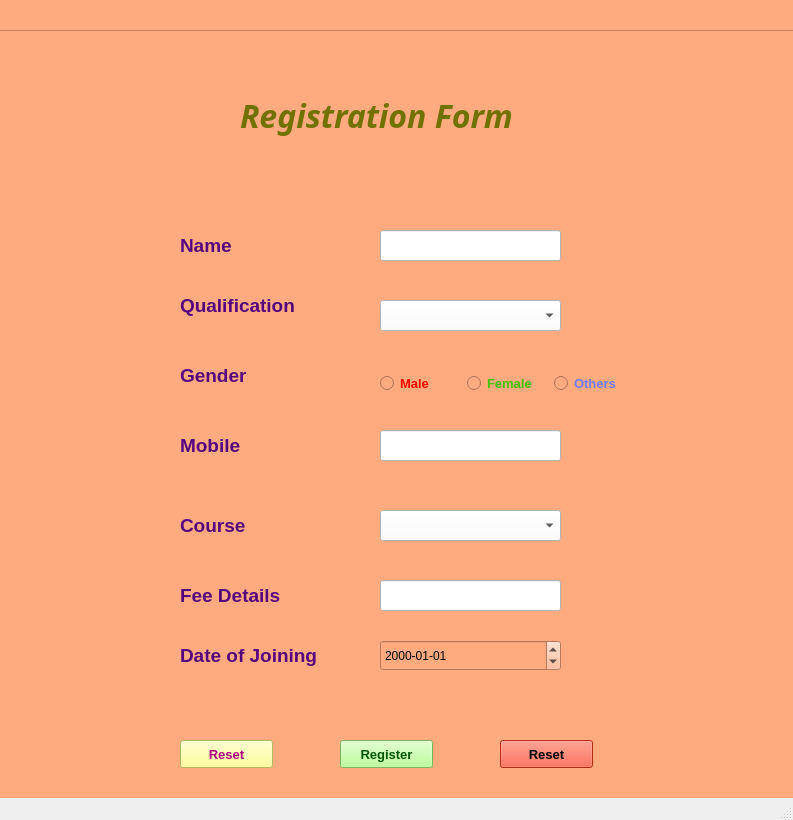
<?xml version="1.0" encoding="UTF-8"?>
<ui version="4.0">
 <class>MainWindow</class>
 <widget class="QMainWindow" name="MainWindow">
  <property name="geometry">
   <rect>
    <x>0</x>
    <y>0</y>
    <width>793</width>
    <height>820</height>
   </rect>
  </property>
  <property name="windowTitle">
   <string>MainWindow</string>
  </property>
  <widget class="QWidget" name="centralwidget">
   <widget class="QFrame" name="frame">
    <property name="geometry">
     <rect>
      <x>-30</x>
      <y>-80</y>
      <width>1201</width>
      <height>971</height>
     </rect>
    </property>
    <property name="styleSheet">
     <string notr="true">background-color: rgb(255, 170, 127);</string>
    </property>
    <property name="frameShape">
     <enum>QFrame::StyledPanel</enum>
    </property>
    <property name="frameShadow">
     <enum>QFrame::Raised</enum>
    </property>
    <widget class="QLabel" name="label">
     <property name="geometry">
      <rect>
       <x>380</x>
       <y>110</y>
       <width>55</width>
       <height>16</height>
      </rect>
     </property>
     <property name="text">
      <string>TextLabel</string>
     </property>
    </widget>
    <widget class="QLabel" name="label_2">
     <property name="geometry">
      <rect>
       <x>190</x>
       <y>200</y>
       <width>91</width>
       <height>31</height>
      </rect>
     </property>
     <property name="font">
      <font>
       <pointsize>14</pointsize>
       <weight>75</weight>
       <bold>true</bold>
      </font>
     </property>
     <property name="styleSheet">
      <string notr="true">color: rgb(85, 0, 127);</string>
     </property>
     <property name="text">
      <string>Name</string>
     </property>
    </widget>
    <widget class="QFrame" name="frame_2">
     <property name="geometry">
      <rect>
       <x>0</x>
       <y>50</y>
       <width>1201</width>
       <height>971</height>
      </rect>
     </property>
     <property name="styleSheet">
      <string notr="true">background-color: rgb(255, 170, 127);</string>
     </property>
     <property name="frameShape">
      <enum>QFrame::StyledPanel</enum>
     </property>
     <property name="frameShadow">
      <enum>QFrame::Raised</enum>
     </property>
     <widget class="QLabel" name="label_3">
      <property name="geometry">
       <rect>
        <x>250</x>
        <y>60</y>
        <width>311</width>
        <height>51</height>
       </rect>
      </property>
      <property name="font">
       <font>
        <family>Roman</family>
        <pointsize>24</pointsize>
        <weight>75</weight>
        <italic>true</italic>
        <bold>true</bold>
       </font>
      </property>
      <property name="styleSheet">
       <string notr="true">color: rgb(168, 170, 44);
color: rgb(113, 113, 0);
background-color: rgb(255, 170, 127);</string>
      </property>
      <property name="text">
       <string>Registration Form</string>
      </property>
     </widget>
     <widget class="QLabel" name="label_4">
      <property name="geometry">
       <rect>
        <x>190</x>
        <y>200</y>
        <width>91</width>
        <height>31</height>
       </rect>
      </property>
      <property name="font">
       <font>
        <pointsize>14</pointsize>
        <weight>75</weight>
        <bold>true</bold>
       </font>
      </property>
      <property name="styleSheet">
       <string notr="true">color: rgb(85, 0, 127);</string>
      </property>
      <property name="text">
       <string>Name</string>
      </property>
     </widget>
     <widget class="QLabel" name="label_5">
      <property name="geometry">
       <rect>
        <x>190</x>
        <y>260</y>
        <width>151</width>
        <height>31</height>
       </rect>
      </property>
      <property name="font">
       <font>
        <pointsize>14</pointsize>
        <weight>75</weight>
        <bold>true</bold>
       </font>
      </property>
      <property name="styleSheet">
       <string notr="true">color: rgb(85, 0, 127);</string>
      </property>
      <property name="text">
       <string>Qualification</string>
      </property>
     </widget>
     <widget class="QLabel" name="label_6">
      <property name="geometry">
       <rect>
        <x>190</x>
        <y>330</y>
        <width>141</width>
        <height>31</height>
       </rect>
      </property>
      <property name="font">
       <font>
        <pointsize>14</pointsize>
        <weight>75</weight>
        <bold>true</bold>
       </font>
      </property>
      <property name="styleSheet">
       <string notr="true">color: rgb(85, 0, 127);</string>
      </property>
      <property name="text">
       <string>Gender</string>
      </property>
     </widget>
     <widget class="QLabel" name="label_7">
      <property name="geometry">
       <rect>
        <x>190</x>
        <y>400</y>
        <width>141</width>
        <height>31</height>
       </rect>
      </property>
      <property name="font">
       <font>
        <pointsize>14</pointsize>
        <weight>75</weight>
        <bold>true</bold>
       </font>
      </property>
      <property name="styleSheet">
       <string notr="true">color: rgb(85, 0, 127);</string>
      </property>
      <property name="text">
       <string>Mobile</string>
      </property>
     </widget>
     <widget class="QLineEdit" name="lineEdit">
      <property name="geometry">
       <rect>
        <x>390</x>
        <y>200</y>
        <width>181</width>
        <height>22</height>
       </rect>
      </property>
      <property name="styleSheet">
       <string notr="true">background-color: rgb(255, 255, 255);</string>
      </property>
     </widget>
     <widget class="QComboBox" name="comboBox">
      <property name="geometry">
       <rect>
        <x>390</x>
        <y>270</y>
        <width>181</width>
        <height>22</height>
       </rect>
      </property>
      <property name="styleSheet">
       <string notr="true">background-color: rgb(255, 255, 255);</string>
      </property>
      <item>
       <property name="text">
        <string/>
       </property>
      </item>
      <item>
       <property name="text">
        <string>SSC</string>
       </property>
      </item>
      <item>
       <property name="text">
        <string>Intermediate</string>
       </property>
      </item>
      <item>
       <property name="text">
        <string>Degree </string>
       </property>
      </item>
      <item>
       <property name="text">
        <string>Engineering</string>
       </property>
      </item>
      <item>
       <property name="text">
        <string>MCA</string>
       </property>
      </item>
      <item>
       <property name="text">
        <string>MBA</string>
       </property>
      </item>
      <item>
       <property name="text">
        <string>New Item</string>
       </property>
      </item>
      <item>
       <property name="text">
        <string>PG Degree</string>
       </property>
      </item>
     </widget>
     <widget class="QRadioButton" name="radioButton">
      <property name="geometry">
       <rect>
        <x>380</x>
        <y>340</y>
        <width>95</width>
        <height>20</height>
       </rect>
      </property>
      <property name="font">
       <font>
        <pointsize>10</pointsize>
        <weight>75</weight>
        <bold>true</bold>
       </font>
      </property>
      <property name="styleSheet">
       <string notr="true">color: rgb(255, 0, 0);</string>
      </property>
      <property name="text">
       <string>Male</string>
      </property>
     </widget>
     <widget class="QRadioButton" name="radioButton_4">
      <property name="geometry">
       <rect>
        <x>490</x>
        <y>340</y>
        <width>95</width>
        <height>20</height>
       </rect>
      </property>
      <property name="font">
       <font>
        <pointsize>10</pointsize>
        <weight>75</weight>
        <bold>true</bold>
       </font>
      </property>
      <property name="styleSheet">
       <string notr="true">color: rgb(64, 194, 0);</string>
      </property>
      <property name="text">
       <string>Female</string>
      </property>
     </widget>
     <widget class="QRadioButton" name="radioButton_5">
      <property name="geometry">
       <rect>
        <x>630</x>
        <y>340</y>
        <width>95</width>
        <height>20</height>
       </rect>
      </property>
      <property name="font">
       <font>
        <pointsize>10</pointsize>
        <weight>75</weight>
        <bold>true</bold>
       </font>
      </property>
      <property name="styleSheet">
       <string notr="true">color: rgb(114, 123, 255);</string>
      </property>
      <property name="text">
       <string>Others</string>
      </property>
     </widget>
     <widget class="QLineEdit" name="lineEdit_4">
      <property name="geometry">
       <rect>
        <x>390</x>
        <y>400</y>
        <width>181</width>
        <height>22</height>
       </rect>
      </property>
      <property name="styleSheet">
       <string notr="true">background-color: rgb(255, 255, 255);
font: 10pt &quot;MS Shell Dlg 2&quot;;</string>
      </property>
      <property name="placeholderText">
       <string extracomment="Mobile Number"/>
      </property>
     </widget>
     <widget class="QFrame" name="frame_3">
      <property name="geometry">
       <rect>
        <x>20</x>
        <y>60</y>
        <width>1230</width>
        <height>971</height>
       </rect>
      </property>
      <property name="styleSheet">
       <string notr="true">background-color: rgb(255, 170, 127);</string>
      </property>
      <property name="frameShape">
       <enum>QFrame::StyledPanel</enum>
      </property>
      <property name="frameShadow">
       <enum>QFrame::Raised</enum>
      </property>
      <widget class="QLabel" name="label_18">
       <property name="geometry">
        <rect>
         <x>250</x>
         <y>60</y>
         <width>311</width>
         <height>51</height>
        </rect>
       </property>
       <property name="font">
        <font>
         <family>Roman</family>
         <pointsize>24</pointsize>
         <weight>75</weight>
         <italic>true</italic>
         <bold>true</bold>
        </font>
       </property>
       <property name="styleSheet">
        <string notr="true">color: rgb(168, 170, 44);
color: rgb(113, 113, 0);
background-color: rgb(255, 170, 127);</string>
       </property>
       <property name="text">
        <string>Registration Form</string>
       </property>
      </widget>
      <widget class="QLabel" name="label_19">
       <property name="geometry">
        <rect>
         <x>190</x>
         <y>200</y>
         <width>91</width>
         <height>31</height>
        </rect>
       </property>
       <property name="font">
        <font>
         <pointsize>14</pointsize>
         <weight>75</weight>
         <bold>true</bold>
        </font>
       </property>
       <property name="styleSheet">
        <string notr="true">color: rgb(85, 0, 127);</string>
       </property>
       <property name="text">
        <string>Name</string>
       </property>
      </widget>
      <widget class="QLabel" name="label_20">
       <property name="geometry">
        <rect>
         <x>190</x>
         <y>260</y>
         <width>151</width>
         <height>31</height>
        </rect>
       </property>
       <property name="font">
        <font>
         <pointsize>14</pointsize>
         <weight>75</weight>
         <bold>true</bold>
        </font>
       </property>
       <property name="styleSheet">
        <string notr="true">color: rgb(85, 0, 127);</string>
       </property>
       <property name="text">
        <string>Qualification</string>
       </property>
      </widget>
      <widget class="QLabel" name="label_21">
       <property name="geometry">
        <rect>
         <x>190</x>
         <y>330</y>
         <width>141</width>
         <height>31</height>
        </rect>
       </property>
       <property name="font">
        <font>
         <pointsize>14</pointsize>
         <weight>75</weight>
         <bold>true</bold>
        </font>
       </property>
       <property name="styleSheet">
        <string notr="true">color: rgb(85, 0, 127);</string>
       </property>
       <property name="text">
        <string>Gender</string>
       </property>
      </widget>
      <widget class="QLabel" name="label_22">
       <property name="geometry">
        <rect>
         <x>190</x>
         <y>400</y>
         <width>141</width>
         <height>31</height>
        </rect>
       </property>
       <property name="font">
        <font>
         <pointsize>14</pointsize>
         <weight>75</weight>
         <bold>true</bold>
        </font>
       </property>
       <property name="styleSheet">
        <string notr="true">color: rgb(85, 0, 127);</string>
       </property>
       <property name="text">
        <string>Mobile</string>
       </property>
      </widget>
      <widget class="QLineEdit" name="lineEdit_5">
       <property name="geometry">
        <rect>
         <x>390</x>
         <y>200</y>
         <width>181</width>
         <height>31</height>
        </rect>
       </property>
       <property name="styleSheet">
        <string notr="true">background-color: rgb(255, 255, 255);</string>
       </property>
      </widget>
      <widget class="QComboBox" name="comboBox_4">
       <property name="geometry">
        <rect>
         <x>390</x>
         <y>270</y>
         <width>181</width>
         <height>31</height>
        </rect>
       </property>
       <property name="styleSheet">
        <string notr="true">background-color: rgb(255, 255, 255);</string>
       </property>
       <item>
        <property name="text">
         <string/>
        </property>
       </item>
       <item>
        <property name="text">
         <string>SSC</string>
        </property>
       </item>
       <item>
        <property name="text">
         <string>Intermediate</string>
        </property>
       </item>
       <item>
        <property name="text">
         <string>Degree </string>
        </property>
       </item>
       <item>
        <property name="text">
         <string>Engineering</string>
        </property>
       </item>
       <item>
        <property name="text">
         <string>MCA</string>
        </property>
       </item>
       <item>
        <property name="text">
         <string>MBA</string>
        </property>
       </item>
       <item>
        <property name="text">
         <string>New Item</string>
        </property>
       </item>
       <item>
        <property name="text">
         <string>PG Degree</string>
        </property>
       </item>
      </widget>
      <widget class="QLineEdit" name="lineEdit_6">
       <property name="geometry">
        <rect>
         <x>390</x>
         <y>400</y>
         <width>181</width>
         <height>31</height>
        </rect>
       </property>
       <property name="toolTip">
        <string>Mobile Number</string>
       </property>
       <property name="toolTipDuration">
        <number>1</number>
       </property>
       <property name="styleSheet">
        <string notr="true">background-color: rgb(255, 255, 255);
font: 10pt &quot;MS Shell Dlg 2&quot;;</string>
       </property>
       <property name="placeholderText">
        <string comment="mobile number"/>
       </property>
       <property name="cursorMoveStyle">
        <enum>Qt::VisualMoveStyle</enum>
       </property>
       <property name="clearButtonEnabled">
        <bool>true</bool>
       </property>
      </widget>
      <widget class="QLabel" name="label_23">
       <property name="geometry">
        <rect>
         <x>190</x>
         <y>480</y>
         <width>141</width>
         <height>31</height>
        </rect>
       </property>
       <property name="font">
        <font>
         <pointsize>14</pointsize>
         <weight>75</weight>
         <bold>true</bold>
        </font>
       </property>
       <property name="styleSheet">
        <string notr="true">color: rgb(85, 0, 127);</string>
       </property>
       <property name="text">
        <string>Course</string>
       </property>
      </widget>
      <widget class="QLabel" name="label_24">
       <property name="geometry">
        <rect>
         <x>190</x>
         <y>610</y>
         <width>141</width>
         <height>31</height>
        </rect>
       </property>
       <property name="font">
        <font>
         <pointsize>14</pointsize>
         <weight>75</weight>
         <bold>true</bold>
        </font>
       </property>
       <property name="styleSheet">
        <string notr="true">color: rgb(85, 0, 127);</string>
       </property>
       <property name="text">
        <string>Date of Joining</string>
       </property>
      </widget>
      <widget class="QComboBox" name="comboBox_5">
       <property name="geometry">
        <rect>
         <x>390</x>
         <y>480</y>
         <width>181</width>
         <height>31</height>
        </rect>
       </property>
       <property name="styleSheet">
        <string notr="true">background-color: rgb(255, 255, 255);</string>
       </property>
       <item>
        <property name="text">
         <string/>
        </property>
       </item>
       <item>
        <property name="text">
         <string>SSC</string>
        </property>
       </item>
       <item>
        <property name="text">
         <string>Intermediate</string>
        </property>
       </item>
       <item>
        <property name="text">
         <string>Degree </string>
        </property>
       </item>
       <item>
        <property name="text">
         <string>Engineering</string>
        </property>
       </item>
       <item>
        <property name="text">
         <string>MCA</string>
        </property>
       </item>
       <item>
        <property name="text">
         <string>MBA</string>
        </property>
       </item>
       <item>
        <property name="text">
         <string>New Item</string>
        </property>
       </item>
       <item>
        <property name="text">
         <string>PG Degree</string>
        </property>
       </item>
      </widget>
      <widget class="QDateEdit" name="dateEdit">
       <property name="geometry">
        <rect>
         <x>390</x>
         <y>610</y>
         <width>181</width>
         <height>31</height>
        </rect>
       </property>
       <property name="displayFormat">
        <string>yyyy-MM-dd</string>
       </property>
      </widget>
      <widget class="QLabel" name="label_25">
       <property name="geometry">
        <rect>
         <x>190</x>
         <y>550</y>
         <width>141</width>
         <height>31</height>
        </rect>
       </property>
       <property name="font">
        <font>
         <pointsize>14</pointsize>
         <weight>75</weight>
         <bold>true</bold>
        </font>
       </property>
       <property name="styleSheet">
        <string notr="true">color: rgb(85, 0, 127);</string>
       </property>
       <property name="text">
        <string>Fee Details</string>
       </property>
      </widget>
      <widget class="QPushButton" name="pushButton">
       <property name="geometry">
        <rect>
         <x>190</x>
         <y>710</y>
         <width>93</width>
         <height>28</height>
        </rect>
       </property>
       <property name="font">
        <font>
         <pointsize>10</pointsize>
         <weight>75</weight>
         <bold>true</bold>
        </font>
       </property>
       <property name="styleSheet">
        <string notr="true">background-color: rgb(255, 255, 127);
color: rgb(170, 0, 127);</string>
       </property>
       <property name="text">
        <string>Reset</string>
       </property>
      </widget>
      <widget class="QPushButton" name="pushButton_3">
       <property name="geometry">
        <rect>
         <x>350</x>
         <y>710</y>
         <width>93</width>
         <height>28</height>
        </rect>
       </property>
       <property name="font">
        <font>
         <pointsize>10</pointsize>
         <weight>75</weight>
         <bold>true</bold>
        </font>
       </property>
       <property name="styleSheet">
        <string notr="true">background-color: rgb(170, 255, 127);
color: rgb(0, 85, 0);</string>
       </property>
       <property name="text">
        <string>Register</string>
       </property>
      </widget>
      <widget class="QPushButton" name="pushButton_4">
       <property name="geometry">
        <rect>
         <x>510</x>
         <y>710</y>
         <width>93</width>
         <height>28</height>
        </rect>
       </property>
       <property name="font">
        <font>
         <pointsize>10</pointsize>
         <weight>75</weight>
         <bold>true</bold>
        </font>
       </property>
       <property name="styleSheet">
        <string notr="true">background-color: rgb(255, 62, 28);</string>
       </property>
       <property name="text">
        <string>Reset</string>
       </property>
      </widget>
      <widget class="QLineEdit" name="lineEdit_9">
       <property name="geometry">
        <rect>
         <x>390</x>
         <y>550</y>
         <width>181</width>
         <height>31</height>
        </rect>
       </property>
       <property name="toolTip">
        <string>Mobile Number</string>
       </property>
       <property name="toolTipDuration">
        <number>1</number>
       </property>
       <property name="styleSheet">
        <string notr="true">background-color: rgb(255, 255, 255);
font: 10pt &quot;MS Shell Dlg 2&quot;;</string>
       </property>
       <property name="placeholderText">
        <string comment="mobile number"/>
       </property>
       <property name="cursorMoveStyle">
        <enum>Qt::VisualMoveStyle</enum>
       </property>
       <property name="clearButtonEnabled">
        <bool>true</bool>
       </property>
      </widget>
      <widget class="QWidget" name="">
       <property name="geometry">
        <rect>
         <x>390</x>
         <y>340</y>
         <width>255</width>
         <height>27</height>
        </rect>
       </property>
       <layout class="QGridLayout" name="gridLayout">
        <item row="0" column="0">
         <widget class="QRadioButton" name="radioButton_6">
          <property name="font">
           <font>
            <pointsize>10</pointsize>
            <weight>75</weight>
            <bold>true</bold>
           </font>
          </property>
          <property name="styleSheet">
           <string notr="true">color: rgb(255, 0, 0);</string>
          </property>
          <property name="text">
           <string>Male</string>
          </property>
         </widget>
        </item>
        <item row="0" column="1">
         <widget class="QRadioButton" name="radioButton_7">
          <property name="font">
           <font>
            <pointsize>10</pointsize>
            <weight>75</weight>
            <bold>true</bold>
           </font>
          </property>
          <property name="styleSheet">
           <string notr="true">color: rgb(64, 194, 0);</string>
          </property>
          <property name="text">
           <string>Female</string>
          </property>
         </widget>
        </item>
        <item row="0" column="2">
         <widget class="QRadioButton" name="radioButton_8">
          <property name="font">
           <font>
            <pointsize>10</pointsize>
            <weight>75</weight>
            <bold>true</bold>
           </font>
          </property>
          <property name="styleSheet">
           <string notr="true">color: rgb(114, 123, 255);</string>
          </property>
          <property name="text">
           <string>Others</string>
          </property>
         </widget>
        </item>
       </layout>
      </widget>
     </widget>
    </widget>
   </widget>
  </widget>
  <widget class="QStatusBar" name="statusbar"/>
 </widget>
 <resources/>
 <connections/>
</ui>
